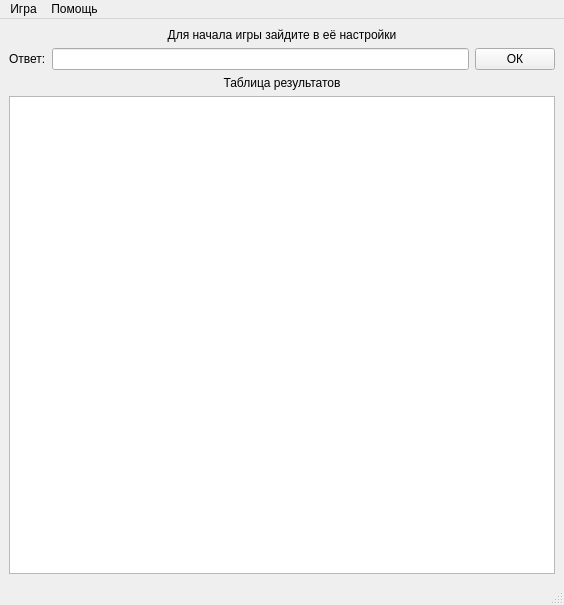
<?xml version="1.0" encoding="UTF-8"?>
<ui version="4.0">
 <class>MainWindow</class>
 <widget class="QMainWindow" name="MainWindow">
  <property name="geometry">
   <rect>
    <x>0</x>
    <y>0</y>
    <width>564</width>
    <height>605</height>
   </rect>
  </property>
  <property name="windowTitle">
   <string>Bulls and cows</string>
  </property>
  <widget class="QWidget" name="centralwidget">
   <layout class="QVBoxLayout" name="verticalLayout_2">
    <item>
     <widget class="QLabel" name="label_3">
      <property name="text">
       <string>Для начала игры зайдите в её настройки</string>
      </property>
      <property name="alignment">
       <set>Qt::AlignCenter</set>
      </property>
     </widget>
    </item>
    <item>
     <layout class="QHBoxLayout" name="horizontalLayout">
      <item>
       <widget class="QLabel" name="label_2">
        <property name="text">
         <string>Ответ:</string>
        </property>
       </widget>
      </item>
      <item>
       <widget class="QLineEdit" name="lineEdit"/>
      </item>
      <item>
       <widget class="QPushButton" name="pushButton">
        <property name="text">
         <string>ОК</string>
        </property>
       </widget>
      </item>
     </layout>
    </item>
    <item>
     <layout class="QVBoxLayout" name="verticalLayout">
      <item>
       <widget class="QLabel" name="label">
        <property name="layoutDirection">
         <enum>Qt::LeftToRight</enum>
        </property>
        <property name="text">
         <string>Таблица результатов</string>
        </property>
        <property name="alignment">
         <set>Qt::AlignCenter</set>
        </property>
       </widget>
      </item>
      <item>
       <widget class="QListWidget" name="listWidget"/>
      </item>
     </layout>
    </item>
   </layout>
  </widget>
  <widget class="QMenuBar" name="menubar">
   <property name="geometry">
    <rect>
     <x>0</x>
     <y>0</y>
     <width>564</width>
     <height>21</height>
    </rect>
   </property>
   <widget class="QMenu" name="menu">
    <property name="title">
     <string>Игра</string>
    </property>
    <widget class="QMenu" name="menu_3">
     <property name="title">
      <string>Настройки</string>
     </property>
     <addaction name="action_4"/>
     <addaction name="action_5"/>
    </widget>
    <addaction name="menu_3"/>
    <addaction name="action_2"/>
   </widget>
   <widget class="QMenu" name="menu_2">
    <property name="title">
     <string>Помощь</string>
    </property>
    <addaction name="action_3"/>
   </widget>
   <addaction name="menu"/>
   <addaction name="menu_2"/>
  </widget>
  <widget class="QStatusBar" name="statusbar"/>
  <action name="action_2">
   <property name="text">
    <string>Выйти</string>
   </property>
  </action>
  <action name="action_3">
   <property name="text">
    <string>Правила</string>
   </property>
  </action>
  <action name="action_4">
   <property name="text">
    <string>Игра со словами</string>
   </property>
  </action>
  <action name="action_5">
   <property name="text">
    <string>Игра с числами</string>
   </property>
  </action>
 </widget>
 <resources/>
 <connections/>
</ui>
